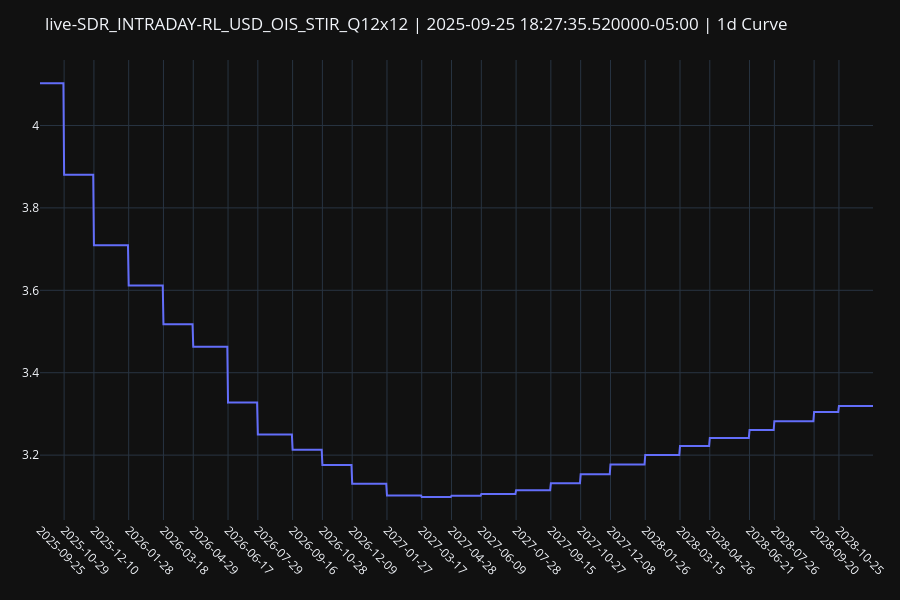

Notebook cell for this chart:
### Markdown cell above
# O/N Curve

### Code cell
x_data_num, y_data_rate = live_curve.handle()._plot_rates("1d", left=rl.NoInput(0), right=rl.NoInput(0))
plot_data_dict = dict(zip(x_data_num, [y.real for y in y_data_rate]))

calendar = ql.UnitedStates(ql.UnitedStates.FederalReserve)
filtered_plot_data = {dt: rate for dt, rate in plot_data_dict.items() if calendar.isBusinessDay(ql.Date(dt.day, dt.month, dt.year))}

x_business_days = list(filtered_plot_data.keys())
y_business_rates = list(filtered_plot_data.values())
curve_nodes = live_curve.handle().nodes._nodes.keys()

# fig, ax = plt.subplots()
# ax.plot(x_business_days, y_business_rates)
# ax.xaxis.set_major_formatter(mdates.DateFormatter("%Y-%m-%d"))
# plt.xticks(rotation=45, ha="right")  # Rotate ticks for better readability
# ax.grid(True, linestyle="--", alpha=0.6)

# ticks = [t.tz_localize(None) if getattr(t, "tzinfo", None) else t for t in curve_nodes]
# ax.set_xticks(mdates.date2num(ticks))
# ax.xaxis.set_major_formatter(mdates.DateFormatter("%Y-%m-%d"))
# plt.title(f"{curve_handle.meta()["id"]} | {curve_handle.meta()["timestamp"]} | 1d")
# plt.xticks(rotation=45)
# plt.tight_layout()
# plt.show()


fig = go.Figure()
fig.add_trace(go.Scatter(x=x_business_days, y=y_business_rates, mode="lines"))

tick_vals = [pd.Timestamp(t).tz_localize(None) for t in curve_nodes]
tick_text = [pd.Timestamp(t).strftime("%Y-%m-%d") for t in tick_vals]

fig.update_layout(
    title=f"{live_curve.meta()["id"]} | {live_curve	.meta()["timestamp"]} | 1d Curve",
    template="plotly_dark",
    margin=dict(l=40, r=20, t=60, b=80),
    xaxis=dict(tickmode="array", tickvals=tick_vals, ticktext=tick_text, tickangle=45, showgrid=True),
    height=600,
    yaxis=dict(showgrid=True),
)
fig.update_xaxes(
    showspikes=True,
    spikecolor="white",
    spikesnap="cursor",
    spikemode="across",
    showgrid=True,
)
fig.update_yaxes(
    showspikes=True,
    spikecolor="white",
    spikesnap="cursor",
    spikethickness=0.5,
    showgrid=True,
)

fig.show()

### Figure 1 — Plotly figure (JSON) as saved in the notebook; plotly's stock layout.template omitted (floating-point values rounded to 4 significant figures; data arrays with more than 128 entries replaced by an {"elided": "..."} marker saying what was removed)
{"data": [{"mode": "lines", "type": "scatter", "x": {"elided": "808 str values"}, "y": {"elided": "808 float values"}}], "layout": {"height": 600, "margin": {"b": 80, "l": 40, "r": 20, "t": 60}, "title": {"text": "live-SDR_INTRADAY-RL_USD_OIS_STIR_Q12x12 | 2025-09-25 18:27:35.520000-05:00 | 1d Curve"}, "xaxis": {"showgrid": true, "showspikes": true, "spikecolor": "white", "spikemode": "across", "spikesnap": "cursor", "tickangle": 45, "tickmode": "array", "ticktext": ["2025-09-25", "2025-10-29", "2025-12-10", "2026-01-28", "2026-03-18", "2026-04-29", "2026-06-17", "2026-07-29", "2026-09-16", "2026-10-28", "2026-12-09", "2027-01-27", "2027-03-17", "2027-04-28", "2027-06-09", "2027-07-28", "2027-09-15", "2027-10-27", "2027-12-08", "2028-01-26", "2028-03-15", "2028-04-26", "2028-06-21", "2028-07-26", "2028-09-20", "2028-10-25", "2028-12-13"], "tickvals": ["2025-09-25T00:00:00", "2025-10-29T00:00:00", "2025-12-10T00:00:00", "2026-01-28T00:00:00", "2026-03-18T00:00:00", "2026-04-29T00:00:00", "2026-06-17T00:00:00", "2026-07-29T00:00:00", "2026-09-16T00:00:00", "2026-10-28T00:00:00", "2026-12-09T00:00:00", "2027-01-27T00:00:00", "2027-03-17T00:00:00", "2027-04-28T00:00:00", "2027-06-09T00:00:00", "2027-07-28T00:00:00", "2027-09-15T00:00:00", "2027-10-27T00:00:00", "2027-12-08T00:00:00", "2028-01-26T00:00:00", "2028-03-15T00:00:00", "2028-04-26T00:00:00", "2028-06-21T00:00:00", "2028-07-26T00:00:00", "2028-09-20T00:00:00", "2028-10-25T00:00:00", "2028-12-13T00:00:00"]}, "yaxis": {"showgrid": true, "showspikes": true, "spikecolor": "white", "spikesnap": "cursor", "spikethickness": 0.5}}}
